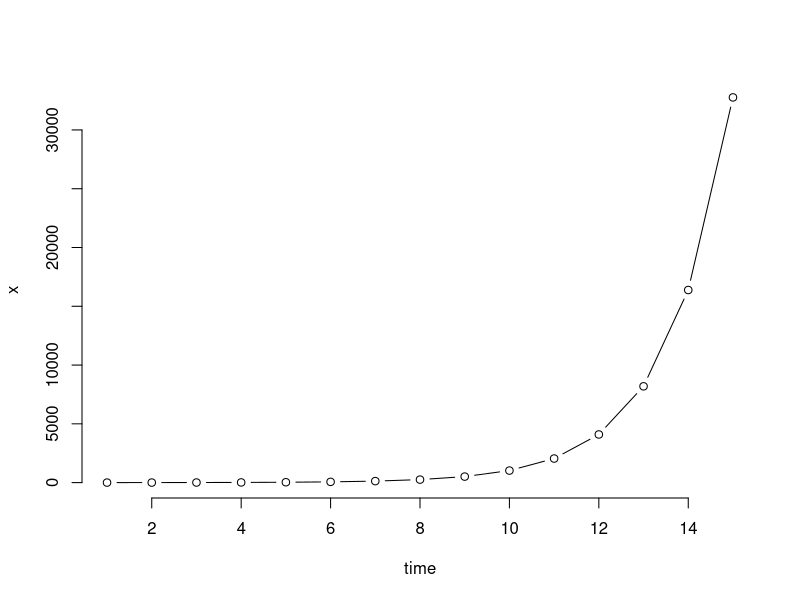

R code for this plot:
## ---- chunk 1
n <- 15
r <- 2
x <- 2 # initial state X0 = 1 and thus X1 = 2
for (i in 1:(n - 1))
  x[i + 1] <- r * x[i]
plot(x, type = 'b', xlab = 'time', bty = 'n')
